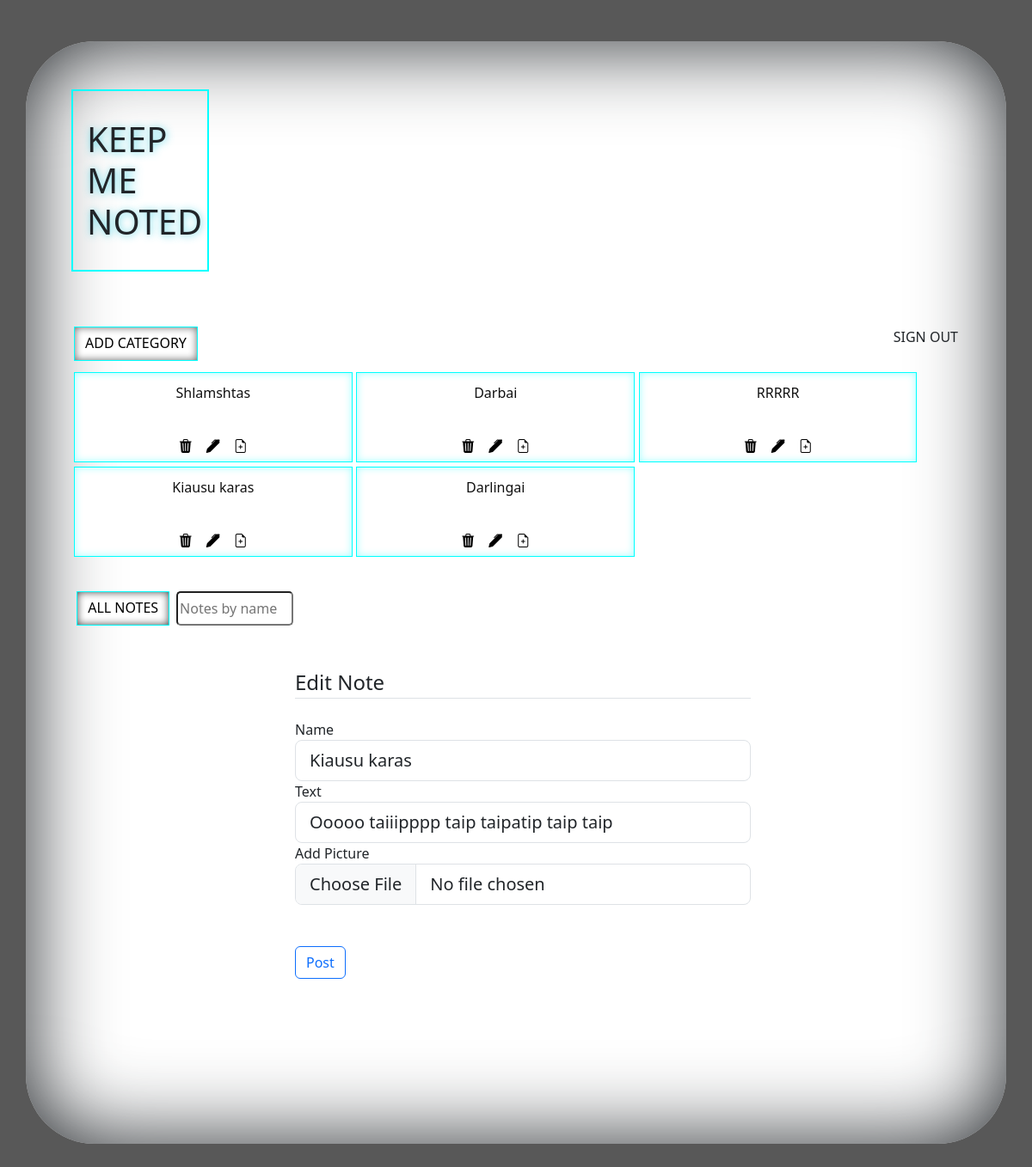
The app's page /edit_note/1 (signed in) with its own data.
### app/db_models/Category.py (models this page shows, shortened)
class Category(db.Model):
    __tablename__ = "categories"
    id = db.Column(db.Integer, primary_key=True)
    category_name = db.Column(db.String(50), nullable=False)
    notes = db.relationship("Note", backref="categories", cascade='all, delete')

### app/db_models/Note.py (models this page shows, shortened)
class Note(db.Model):
    __tablename__= "notes"
    id = db.Column(db.Integer, primary_key=True)
    name = db.Column(db.String(255),nullable=False)
    text = db.Column(db.String())
    picture = db.Column(db.String(), nullable=True, default='default.png')
    id_category = db.Column(db.Integer, db.ForeignKey('categories.id') )

### app/routes.py (the view, shortened to what this page needs)
@app.route('/edit_note/<int:id>', methods =['GET' , 'POST'])
@login_required
def edit_note(id):
    categories = Category.query.all()
    notes = Note.query.all()
    note = Note.query.get_or_404(id)
    form = AddNoteForm()
    form.name.data = note.name
    form.text.data = note.text
    form.picture.data = note.picture
    return render_template('edit_note.html' , form=form, notes=notes ,categories=categories)

### app/forms.py
class AddNoteForm(FlaskForm):
    name = StringField("Name", [DataRequired()])
    text = StringField("Text", [DataRequired()])
    picture = FileField('Add Picture', validators=[FileAllowed(['jpg', 'png'])])
    submit = SubmitField('Post')

class SearchForm(FlaskForm):
    searched = StringField("Searched", [DataRequired()])
    submit = SubmitField('Submit')

### app/routes.py (called while the page is built)
@login_manager.user_loader
def load_user(user_id):
    return User.query.get(user_id)

@app.context_processor
def base():
    form = SearchForm()
    return dict(form=form)

### app/templates/edit_note.html (shortened to what this page needs)
{% extends "main.html" %}
{% block content %}
            <div class="content-section; w-50 p-3; mx-auto pt-5" >
                <form method="POST" action="" enctype="multipart/form-data">
                   <fieldset class="form-group">
                       <legend class="border-bottom mb-4">Edit Note</legend>
                       <div class="form-group">
                            {{ form.name.label(class="form-control-label") }}
                            {% if form.name.errors %}
                            {{ form.name(class="form-control form-control-lg is-invalid") }}
                            <div class="invalid-feedback">
                            {% for error in form.name.errors %}
                            <span>{{ error }}</span>
                            {% endfor %}
                            </div>
                            {% else %}
                            {{ form.name(class="form-control form-control-lg") }}
                            {% endif %}
                       </div>
                       <div class="form-group">
                            {{ form.text.label(class="form-control-label") }}
                            {% if form.text.errors %}
                            {{ form.text(class="form-control form-control-lg is-invalid") }}
                            <div class="invalid-feedback">
                            {% for error in form.text.errors %}
                            <span>{{ error }}</span>
                            {% endfor %}
                            </div>
                            {% else %}
                            {{ form.text(class="form-control form-control-lg") }}
                            {% endif %}
                       </div>
                       <div class="form-group">
                            {{ form.picture.label(class="form-control-label") }}
                            {% if form.picture.errors %}
                            {{ form.picture(class="form-control form-control-lg is-invalid") }}
                            <div class="invalid-feedback">
                            {% for error in form.picture.errors %}
                            <span>{{ error }}</span>
                            {% endfor %}
                            </div>
                            {% else %}
                            {{ form.picture(class="form-control form-control-lg") }}
                            {% endif %}
                       </div>
                       <br>
                   </fieldset>
                         <br>
                   <div class="form-group" style="margin-bottom: 2rem;">
                      {{ form.submit(class="btn btn-outline-primary") }}
                   </div>
                </form>
            </div>
{% endblock content %}

### app/templates/main.html (shortened to what this page needs)
<!DOCTYPE html>
<html lang="en">
<head>
    <link href="https://cdn.jsdelivr.net/npm/bootstrap@5.3.0-alpha1/dist/css/bootstrap.min.css" rel="stylesheet"
 />
    <link rel="stylesheet" href="https://cdn.jsdelivr.net/npm/bootstrap-icons@1.10.3/font/bootstrap-icons.css">
    <link rel="stylesheet" href="{{ url_for('static' , filename = '/stylesheets/style.css')}}">
</head>
<body>
  <div class="container" id="container-1" >
    <div id="brand_flash_container">
      <div id="brand-container">
          <h1 id="brand" >KEEP <br> ME <br> NOTED</h1>
      </div>
    </div>
  <div class = "all-cards-container"
   >
    <div id="signout-container">
      <a id="add_category" class="btn btn-primary" href="{{ url_for('add_category')}}" class="nav-link px-2 ">ADD CATEGORY</a>
      <a id="signout" href="{{ url_for('logout') }}" class="nav-link px-2 ">SIGN OUT</a>
    </div>
    <div  id="container-category">
        {% for category in categories %}
        <div class="btn btn-secondary"  id="buttons-category" >
        <a href="{{ url_for('notes' , id = category.id )}}" style="margin: 0.3rem  0.3rem  0rem  0rem;
                          height: 5rem; word-wrap: break-word; text-decoration: none;">
            <h6 id="category-name" >{{category['category_name']}}</h6>
        </a>
        <div style="display: flex; justify-content: center;">
          <a  href="{{ url_for('delete' , id = category.id) }}" class="nav-link px-2 ">
            <i class="bi bi-trash3-fill"></i>
          </a>
          <a href="{{ url_for('edit_category' , id = category.id )}}" class="nav-link px-2 ">
            <i class="bi bi-pen-fill"></i>
          </a>
          <a href="{{ url_for('noting' , id = category.id )}}" class="nav-link px-2 ">
            <i class="bi bi-file-earmark-plus"></i>
          </a>
        </div>
        </div>
        {% endfor %}
      </div>
      <div style="display: flex; flex-direction: column;">
        <div class="note-filter-container" >
            <a class="btn btn-primary"  id = "all-notes-filter" href="{{ url_for('all_notes')}}">ALL NOTES</a>
               <form method="POST" class = "d-flex" action="{{url_for('search')}}">
                 <input id="serach-by-name" class="form_control me-2" type="search" placeholder="Notes by name" aria-label="Search" , name="searched">
               </form>
        </div>
        {% block content %}
        {% endblock %}
      </div>
    </div>
  </div>
</body>
</html>

### app/static/stylesheets/style.css (style rules this page uses)
body { background-color: rgb(88, 88, 88); }
#brand_flash_container { display: flex; justify-content: space-between; align-items: center; padding: 3rem 0rem; padding-top: 1rem; }
#brand, #flash { margin: 0.5rem 3%; }
#brand { padding: 2rem 1rem; border: 2px solid cyan; text-shadow: 1px 1px 10px rgba(73, 213, 231, 0.836); }
#signout-container { display: flex; justify-content: space-between; padding: 0.5rem; padding-right: 1rem; padding-bottom: 0; }
#signout, #add_category { height:2.5rem; }
#add_category { border-radius: 0%; border-color: cyan; background-color: rgb(255, 255, 255); color: black; box-shadow:0px 0px 10px 0px rgb(105, 105, 105) inset; }
#container-1 { background-color: rgb(255, 255, 255); padding-right: 2rem; padding-top: 2rem; padding-bottom: 10rem; padding-left: 3rem; display: flex; flex-direction: column; justify-content: center; border-radius: 5rem; box-shadow: 0 0 100px 1px inset; margin-top: 3rem; margin-bottom: 10rem; }
#container-category { display: flex; flex-wrap: wrap; justify-content: start; padding: 0.5rem; }
#buttons-category { margin: 0.3rem 0.3rem 0rem 0rem; width:31% ; border-radius: 0%; border-color: cyan; background-color: rgb(255, 255, 255); color: black; box-shadow:0px 0px 10px 0px rgba(0, 255, 255, 0.37) inset; }
#category-name { padding: 0.5rem; color: rgb(17, 17, 17); }
.note-filter-container { display: flex; padding: 0rem 0.7rem; margin-top: 2rem; height: 2.5rem; }
#serach-by-name { width: 8.5rem; border-radius: 5px; margin-left: 0.5rem; }
#all-notes-filter { border-radius: 0%; border-color: cyan; background-color: rgb(255, 255, 255); color: black; box-shadow:0px 0px 10px 0px rgb(70, 70, 70) inset; }

### records on screen
Category: category_name "Shlamshtas"
Category: category_name "Darbai"
Category: category_name "RRRRR"
Category: category_name "Kiausu karas"
Category: category_name "Darlingai"
Note: name "Kiausu karas", text "Ooooo taiiipppp taip taipatip taip taip"
